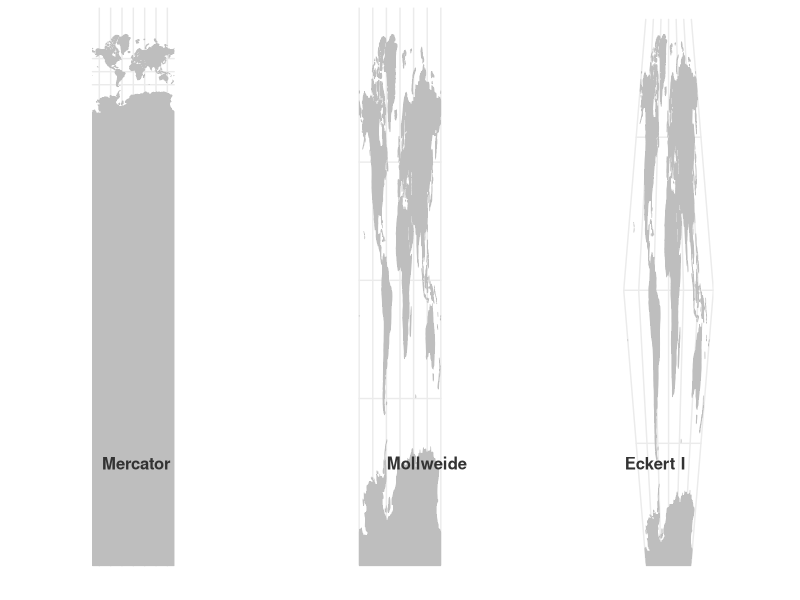

This chart was generated by the following R code: (Note: this script raises an error after producing the figure.)
## ---- chunk 1
knitr::opts_chunk$set(echo = FALSE)
require(tidyverse)
require(cowplot)
require(rnaturalearth)
## ---- chunk 2
world <- ne_countries(returnclass="sf")
g <- ggplot(world) +
    geom_sf(fill="grey", colour="grey") +
    theme_minimal()+ 
    theme(
        axis.title=element_blank(),
        axis.text=element_blank()
    )
merc <- g+coord_sf(crs="+proj=merc")
moll <- g+coord_sf(crs="+proj=mill")
eck1 <- g+coord_sf(crs="+proj=eck1")

plot_grid(
    merc, moll, eck1, 
    labels=c("Mercator", "Mollweide", "Eckert I"),
    label_colour="grey20",
    label_size=12,
    label_y=0.25,
    hjust=-1.5,
    align="h",
    ncol=3)
## ---- chunk 3
world <- ne_countries(returnclass="sf")
g <- ggplot(world) +
    geom_sf(fill="black", colour="grey20") +
    theme_minimal()
## ---- chunk 4
g + coord_sf(crs=glue("+proj={input$proj}"))
